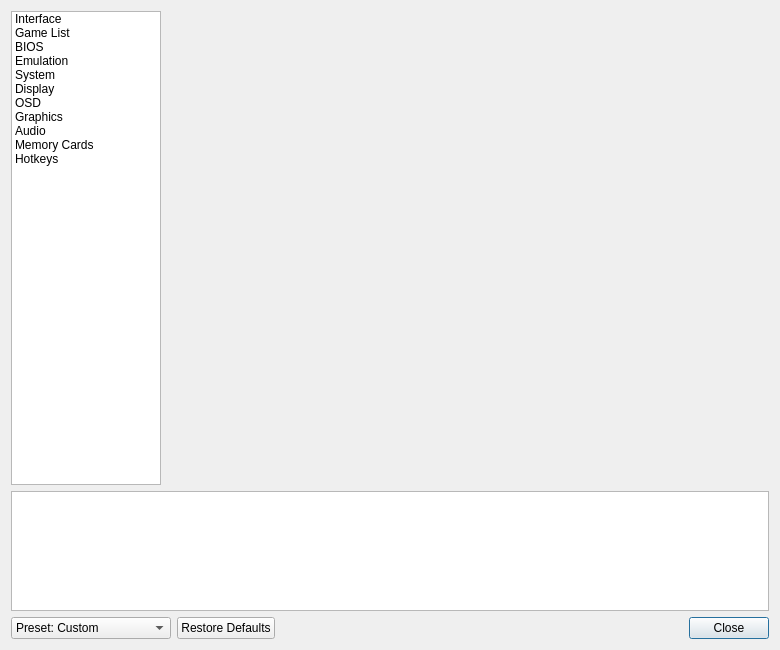
<?xml version="1.0" encoding="UTF-8"?>
<ui version="4.0">
 <class>SettingsDialog</class>
 <widget class="QDialog" name="SettingsDialog">
  <property name="windowModality">
   <enum>Qt::WindowModal</enum>
  </property>
  <property name="geometry">
   <rect>
    <x>0</x>
    <y>0</y>
    <width>780</width>
    <height>650</height>
   </rect>
  </property>
  <property name="sizePolicy">
   <sizepolicy hsizetype="Expanding" vsizetype="Expanding">
    <horstretch>0</horstretch>
    <verstretch>0</verstretch>
   </sizepolicy>
  </property>
  <property name="windowTitle">
   <string>PCSX2 Settings</string>
  </property>
  <layout class="QGridLayout" name="gridLayout" columnstretch="0,1">
   <item row="0" column="0">
    <widget class="QListWidget" name="settingsCategory">
     <property name="sizePolicy">
      <sizepolicy hsizetype="Expanding" vsizetype="Expanding">
       <horstretch>0</horstretch>
       <verstretch>0</verstretch>
      </sizepolicy>
     </property>
     <property name="minimumSize">
      <size>
       <width>150</width>
       <height>0</height>
      </size>
     </property>
     <property name="maximumSize">
      <size>
       <width>150</width>
       <height>16777215</height>
      </size>
     </property>
     <property name="iconSize">
      <size>
       <width>32</width>
       <height>32</height>
      </size>
     </property>
     <item>
      <property name="text">
       <string>Interface</string>
      </property>
      <property name="icon">
       <iconset theme="GeneralSettings">
        <normaloff>.</normaloff>.</iconset>
      </property>
     </item>
     <item>
      <property name="text">
       <string>Game List</string>
      </property>
      <property name="icon">
       <iconset theme="GamelistSettings">
        <normaloff>.</normaloff>.</iconset>
      </property>
     </item>
     <item>
      <property name="text">
       <string>BIOS</string>
      </property>
      <property name="icon">
       <iconset theme="BIOSSettings">
        <normaloff>.</normaloff>.</iconset>
      </property>
     </item>
     <item>
      <property name="text">
       <string>Emulation</string>
      </property>
      <property name="icon">
       <iconset theme="EmulationSettings">
        <normaloff>.</normaloff>.</iconset>
      </property>
     </item>
     <item>
      <property name="text">
       <string>System</string>
      </property>
      <property name="icon">
       <iconset theme="ConsoleSettings">
        <normaloff>.</normaloff>.</iconset>
      </property>
     </item>
     <item>
      <property name="text">
       <string>Display</string>
      </property>
      <property name="icon">
       <iconset theme="DisplaySettings">
        <normaloff>.</normaloff>.</iconset>
      </property>
     </item>
     <item>
      <property name="text">
       <string>OSD</string>
      </property>
      <property name="icon">
       <iconset theme="DisplaySettings">
        <normaloff>.</normaloff>.</iconset>
      </property>
     </item>
     <item>
      <property name="text">
       <string>Graphics</string>
      </property>
      <property name="icon">
       <iconset theme="EnhancementSettings">
        <normaloff>.</normaloff>.</iconset>
      </property>
     </item>
     <item>
      <property name="text">
       <string>Audio</string>
      </property>
      <property name="icon">
       <iconset theme="AudioSettings">
        <normaloff>.</normaloff>.</iconset>
      </property>
     </item>
     <item>
      <property name="text">
       <string>Memory Cards</string>
      </property>
      <property name="icon">
       <iconset theme="MemorycardSettings">
        <normaloff>.</normaloff>.</iconset>
      </property>
     </item>
     <item>
      <property name="text">
       <string>Hotkeys</string>
      </property>
      <property name="icon">
       <iconset theme="HotkeySettings">
        <normaloff>.</normaloff>.</iconset>
      </property>
     </item>
    </widget>
   </item>
   <item row="0" column="1">
    <widget class="QStackedWidget" name="settingsContainer">
     <property name="minimumSize">
      <size>
       <width>500</width>
       <height>0</height>
      </size>
     </property>
     <property name="currentIndex">
      <number>0</number>
     </property>
     <widget class="QWidget" name="page"/>
     <widget class="QWidget" name="page_2"/>
    </widget>
   </item>
   <item row="1" column="0" colspan="2">
    <widget class="QTextEdit" name="helpText">
     <property name="minimumSize">
      <size>
       <width>0</width>
       <height>120</height>
      </size>
     </property>
     <property name="maximumSize">
      <size>
       <width>16777215</width>
       <height>120</height>
      </size>
     </property>
     <property name="readOnly">
      <bool>true</bool>
     </property>
    </widget>
   </item>
   <item row="2" column="0" colspan="2">
    <layout class="QHBoxLayout" name="horizontalLayout_2">
     <item>
      <widget class="QComboBox" name="settingsPreset">
       <item>
        <property name="text">
         <string>Preset: Custom</string>
        </property>
       </item>
       <item>
        <property name="text">
         <string>Preset: Safest</string>
        </property>
       </item>
       <item>
        <property name="text">
         <string>Preset: Safe (Default)</string>
        </property>
       </item>
       <item>
        <property name="text">
         <string>Preset: Balanced</string>
        </property>
       </item>
       <item>
        <property name="text">
         <string>Preset: Aggressive</string>
        </property>
       </item>
       <item>
        <property name="text">
         <string>Preset: Very Aggressive</string>
        </property>
       </item>
       <item>
        <property name="text">
         <string>Preset: Mostly Harmful</string>
        </property>
       </item>
      </widget>
     </item>
     <item>
      <widget class="QPushButton" name="restoreDefaultsButton">
       <property name="text">
        <string>Restore Defaults</string>
       </property>
      </widget>
     </item>
     <item>
      <spacer name="horizontalSpacer">
       <property name="orientation">
        <enum>Qt::Horizontal</enum>
       </property>
       <property name="sizeHint" stdset="0">
        <size>
         <width>40</width>
         <height>20</height>
        </size>
       </property>
      </spacer>
     </item>
     <item>
      <widget class="QPushButton" name="closeButton">
       <property name="text">
        <string>Close</string>
       </property>
       <property name="default">
        <bool>true</bool>
       </property>
      </widget>
     </item>
    </layout>
   </item>
  </layout>
 </widget>
 <resources>
  <include location="../resources/resources.qrc"/>
 </resources>
 <connections/>
</ui>
